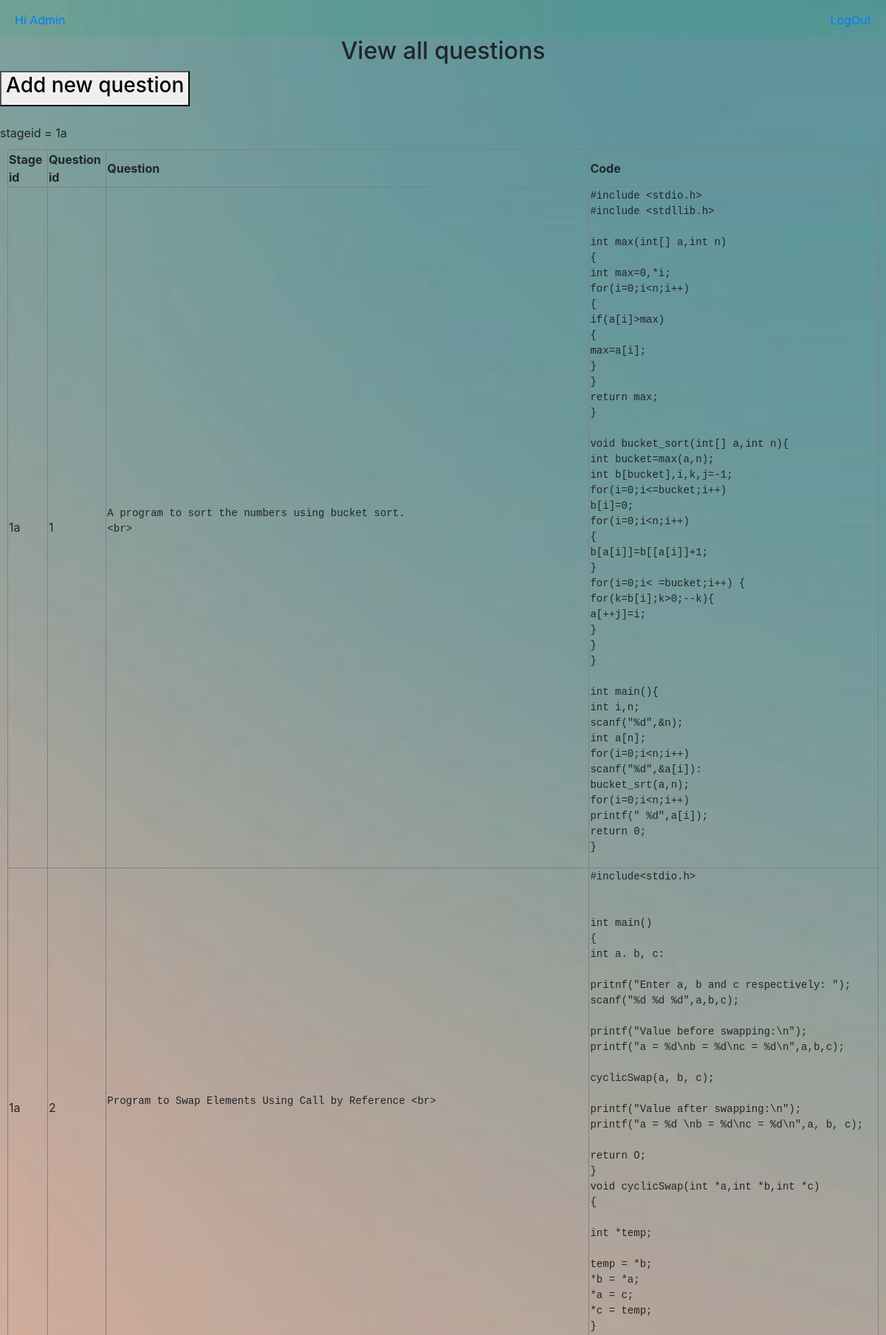
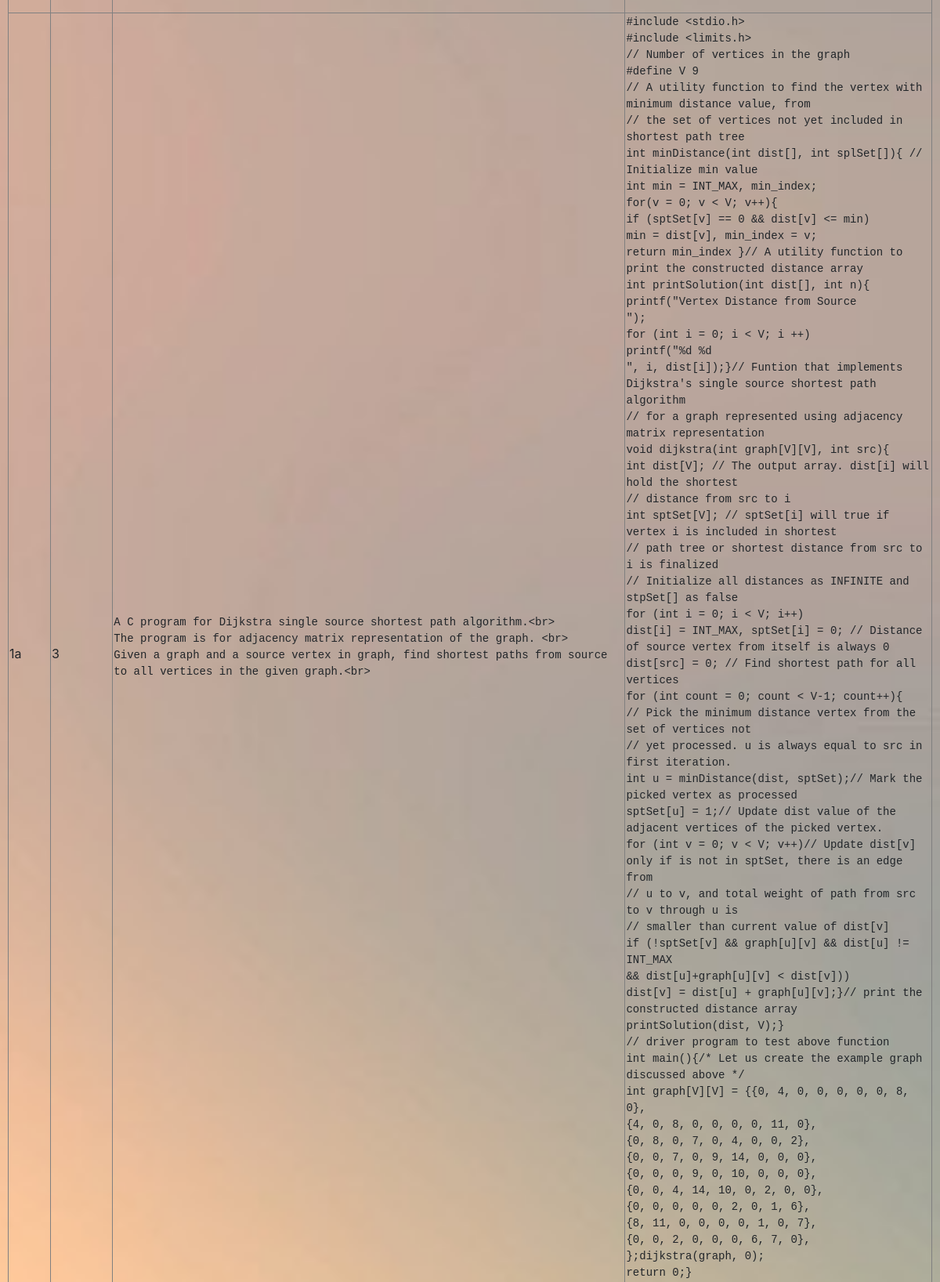
Screenshot of /manager/viewq.php (signed in, upper part) with the database file from the repository (2 pictures, top to bottom).
### tables this page shows
CREATE TABLE IF NOT EXISTS `stages` (
  `stageid` varchar(2) NOT NULL,
  `type` varchar(10) NOT NULL,
  `time` int(11) NOT NULL,
  `stageStart` int(2) NOT NULL,
  PRIMARY KEY (`stageid`)
);

CREATE TABLE IF NOT EXISTS `questions` (
  `stageid` varchar(2) NOT NULL,
  `questionid` tinyint(4) NOT NULL,
  `question` longtext NOT NULL,
  `code` longtext NOT NULL,
  PRIMARY KEY (`stageid`,`questionid`)
);

### manager/viewq.php (the view, shortened to what this page needs)
<?php
echo <<<CONTENT
<!DOCTYPE html>
<html>
  <head>
    <title>Debugger - Add a question</title>
    <meta name="viewport" content="width=device-width, initial-scale=1.0">
    <link href="css/bootstrap.min.css" rel="stylesheet" media="screen">
    <link href="css/main.css" rel="stylesheet" media="screen">
CONTENT;
?>
</head>
<body>
  <header style="height: 50px; background-color: rgba(32, 169, 112, 0.14); text-align: center;">
    <div class="left" id="teamheader" style="float:left; margin-left: 20px; margin-top: 15px; "><a href="index.php">Hi Admin</a></div>
    <div class="right" id="logoutheader" style="float: right; float: right;margin-right: 20px;margin-top: 15px;"><a href="logout.php">LogOut</a></div>
  </header>
<h2 align="center"> View all questions</h2>
<a href="addq.php"><button>
    <h3 style="color: black">Add new question</h3>
  </button></a>
<br>
<br>
  <?php
  include 'includes/connection.php';
  $query1="SELECT stageid FROM stages";
  if (! $result1 = $mysqli->query ( $query1 )) {
    die ( "Error" . $mysqli->error );
  }
  while ($row1 = $result1->fetch_assoc()){
    $stageid = $row1['stageid'];
    echo 'stageid = ';
    echo $stageid;
    echo '<br>';
    $query="SELECT * from questions WHERE stageid='{$stageid}'";
    $result=$mysqli->query($query);
    if ($result->num_rows > 0){?>
    <table style="margin: 10px 10px 10px 10px;"border="1" >
    		  	<tr>
    				<th>Stage id</th>
    				<th>Question id</th>
    				<th>Question</th>
            <th>Code</th>
    			</tr>
          <?php
          while($row = $result->fetch_assoc()){
            echo '
            <tr>
              <td>'.$row["stageid"].'</td>
              <td>'.$row["questionid"].'</td>
              <td><pre style="white-space: pre-line;text-align : left;">'.htmlspecialchars($row['question']).'</pre></td>
              <td><pre style="white-space: pre-line;text-align : left;">'.htmlspecialchars($row['code']).'</pre></td>
            </tr>';
        	} ?>
      </table>
      <br>
    <?php
    }
  }
?>
</body>
</html>

### manager/css/main.css (style rules this page uses)
html { width: 100%; height: 100%; }
body { background: url('../img/light.jpg') no-repeat center center fixed; -webkit-background-size: cover; -moz-background-size: cover; -o-background-size: cover; background-size: cover; width: 100%; height: 100%; position: relative; }
header a { background-color: transparent; }

### rows the page displays
stages: stageid "1a"
questions: stageid "1a", questionid "1", question "A program to sort the numbers using bucket sort. <br>", code "#include <stdio.h> #include <stdllib.h> int max(int[] a,int n) { int max=0,*i; for(i=0;i<n;i++) { if(a[i]>max) { max=a[i]; } } return max; } void bucket_sort(int[] a,int n){ int bucket=max(a,n); int b[bucket],i,k,j=-1; for(i=0;i<=bucket;i++) b[i]=0; for(i=0;i<n;i++) { b[a[i]]=b[[a[i]]+1; } for(i=0;i< =bucket;i++) { for(k=b[i];k>0;--k){ a[++j]=i; } } } int main(){ int i,n; scanf(\"%d\",&n); int a[n]; for(i=0;i<n;i++) scanf(\"%d\",&a[i]): bucket_srt(a,n); for(i=0;i<n;i++) printf(\" %d\",a[i]); return 0; }"
questions: stageid "1a", questionid "2", question "Program to Swap Elements Using Call by Reference <br>", code "#include<stdio.h> int main() { int a. b, c: pritnf(\"Enter a, b and c respectively: \"); scanf(\"%d %d %d\",a,b,c); printf(\"Value before swapping:\\n\"); printf(\"a = %d\\nb = %d\\nc = %d\\n\",a,b,c); cyclicSwap(a, b, c); printf(\"Value after swapping:\\n\"); printf(\"a = %d \\nb = %d\\nc = %d\\n\",a, b, c); return O; } void cyclicSwap(int *a,int *b,int *c) { int *temp; temp = *b; *b = *a; *a = c; *c = temp; }"
questions: stageid "1a", questionid "3", question "A C program for Dijkstra single source shortest path algorithm.<br> The program is for adjacency matrix representation of the graph. <br> Given a graph and a source vertex in graph, find shortest paths from source to all vertices in the given graph.<br>", code "#include <stdio.h> #include <limits.h> // Number of vertices in the graph #define V 9 // A utility function to find the vertex with minimum distance value, from // the set of vertices not yet included in shortest path tree int minDistance(int dist[], int splSet[]){ // Initialize min value int min = INT_MAX, min_index; for(v = 0; v < V; v++){ if (sptSet[v] == 0 && dist[v] <= min) min = dist[v], min_index = v; return min_index }// A utility function to print the constructed distance array int printSolution(int dist[], int n){ printf(\"Vertex Distance from Source \"); for (int i = 0; i < V; i ++) printf(\"%d %d \", i, dist[i]);}// Funtion that implements Dijkstra's single source shortest path…"
